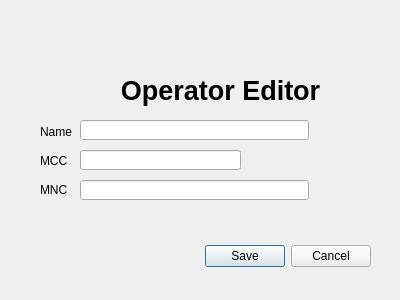
<?xml version="1.0" encoding="UTF-8"?>
<ui version="4.0">
 <class>EditOperator</class>
 <widget class="QDialog" name="EditOperator">
  <property name="geometry">
   <rect>
    <x>0</x>
    <y>0</y>
    <width>400</width>
    <height>300</height>
   </rect>
  </property>
  <property name="windowTitle">
   <string>Dialog</string>
  </property>
  <widget class="QDialogButtonBox" name="buttonBox">
   <property name="geometry">
    <rect>
     <x>30</x>
     <y>240</y>
     <width>341</width>
     <height>32</height>
    </rect>
   </property>
   <property name="orientation">
    <enum>Qt::Horizontal</enum>
   </property>
   <property name="standardButtons">
    <set>QDialogButtonBox::Cancel|QDialogButtonBox::Save</set>
   </property>
   <property name="centerButtons">
    <bool>false</bool>
   </property>
  </widget>
  <widget class="QWidget" name="verticalLayoutWidget">
   <property name="geometry">
    <rect>
     <x>40</x>
     <y>120</y>
     <width>41</width>
     <height>81</height>
    </rect>
   </property>
   <layout class="QVBoxLayout" name="verticalLayout">
    <item>
     <widget class="QLabel" name="nameLabel">
      <property name="text">
       <string>Name</string>
      </property>
     </widget>
    </item>
    <item>
     <widget class="QLabel" name="mccLabel">
      <property name="text">
       <string>MCC</string>
      </property>
     </widget>
    </item>
    <item>
     <widget class="QLabel" name="mncLabel">
      <property name="text">
       <string>MNC</string>
      </property>
     </widget>
    </item>
   </layout>
  </widget>
  <widget class="QLabel" name="windowName">
   <property name="geometry">
    <rect>
     <x>80</x>
     <y>70</y>
     <width>281</width>
     <height>41</height>
    </rect>
   </property>
   <property name="font">
    <font>
     <pointsize>20</pointsize>
     <weight>75</weight>
     <bold>true</bold>
    </font>
   </property>
   <property name="text">
    <string>Operator Editor</string>
   </property>
   <property name="alignment">
    <set>Qt::AlignCenter</set>
   </property>
  </widget>
  <widget class="QLabel" name="labelImage">
   <property name="geometry">
    <rect>
     <x>60</x>
     <y>80</y>
     <width>40</width>
     <height>40</height>
    </rect>
   </property>
   <property name="text">
    <string/>
   </property>
   <property name="scaledContents">
    <bool>true</bool>
   </property>
  </widget>
  <widget class="QLineEdit" name="mccLineEdit">
   <property name="geometry">
    <rect>
     <x>80</x>
     <y>150</y>
     <width>161</width>
     <height>20</height>
    </rect>
   </property>
   <property name="sizePolicy">
    <sizepolicy hsizetype="Fixed" vsizetype="Fixed">
     <horstretch>0</horstretch>
     <verstretch>0</verstretch>
    </sizepolicy>
   </property>
  </widget>
  <widget class="QLabel" name="labelImageCountry">
   <property name="geometry">
    <rect>
     <x>250</x>
     <y>150</y>
     <width>61</width>
     <height>21</height>
    </rect>
   </property>
   <property name="text">
    <string/>
   </property>
   <property name="scaledContents">
    <bool>true</bool>
   </property>
  </widget>
  <widget class="QLineEdit" name="nameLineEdit">
   <property name="geometry">
    <rect>
     <x>80</x>
     <y>120</y>
     <width>229</width>
     <height>20</height>
    </rect>
   </property>
  </widget>
  <widget class="QLineEdit" name="mncLineEdit">
   <property name="geometry">
    <rect>
     <x>80</x>
     <y>180</y>
     <width>229</width>
     <height>20</height>
    </rect>
   </property>
  </widget>
 </widget>
 <resources/>
 <connections>
  <connection>
   <sender>buttonBox</sender>
   <signal>accepted()</signal>
   <receiver>EditOperator</receiver>
   <slot>accept()</slot>
   <hints>
    <hint type="sourcelabel">
     <x>248</x>
     <y>254</y>
    </hint>
    <hint type="destinationlabel">
     <x>157</x>
     <y>274</y>
    </hint>
   </hints>
  </connection>
  <connection>
   <sender>buttonBox</sender>
   <signal>rejected()</signal>
   <receiver>EditOperator</receiver>
   <slot>reject()</slot>
   <hints>
    <hint type="sourcelabel">
     <x>316</x>
     <y>260</y>
    </hint>
    <hint type="destinationlabel">
     <x>286</x>
     <y>274</y>
    </hint>
   </hints>
  </connection>
 </connections>
</ui>
